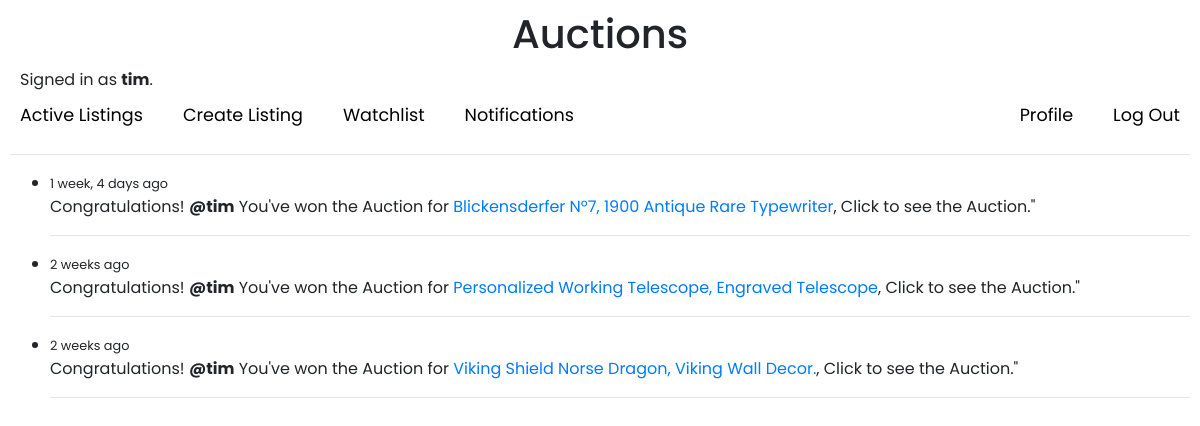
/Notifications (signed in), run on the app's committed database.
### auctions/models.py (models this page shows, shortened)
class User(AbstractUser):
    @cached_property
    def unread_notification_count(self):
        return Notification.objects.filter(user=self, is_read=False).count()

class Notification(models.Model):
    user = models.ForeignKey(User, on_delete=models.CASCADE)
    listing = models.ForeignKey(AuctionListing, on_delete=models.CASCADE)
    is_read = models.BooleanField(default=False)
    created = models.DateTimeField(auto_now_add=True)
    class Meta:
        ordering = ['-created']

class AuctionListing(models.Model):
    owner = models.ForeignKey(User, on_delete=models.CASCADE, related_name='listings')
    title = models.CharField(max_length=50)
    description = models.CharField(max_length=500, null=True, blank=True)
    primary_price = models.FloatField()
    imageUrl = models.URLField(null=True, blank=True)
    is_active = models.BooleanField(default=True)
    category = models.ForeignKey(Category, on_delete=models.CASCADE, related_name='categoryListings', null=True, blank=True)
    updated = models.DateTimeField(auto_now=True)
    created = models.DateTimeField(auto_now_add=True)
    class Meta:
        ordering = ['-created']
    def __str__(self):
        return self.title

### auctions/views.py (the view)
# urls.py: path("Notifications", views.Notifications, name="Notifications"),
@login_required(login_url='login')
def Notifications(request):
    notifications = Notification.objects.filter(user=request.user)
    notifications.update(is_read=True)
    context = {"notifications":notifications}
    return render(request, 'auctions/Notifications.html', context)

### auctions/templates/auctions/Notifications.html
{% extends "auctions/layout.html" %}
{% block body %}
<div>
    {% if notifications %}
    <ul>
        {% for notification in notifications %}
            <li>
                <small> {{ notification.created|timesince }} ago</small>
                <p>Congratulations! <strong>@{{notification.user}}</strong>
                    You've won the Auction for <a href="{% url 'listingPage' notification.listing.id%}">{{notification.listing}}</a>, Click to see the Auction."</p>
                <hr>
            </li>
        {% endfor %}
    </ul>
    {% else %}
    <h2>No Notifications</h2>
    {% endif %}
</div>
{% endblock %}

### auctions/templates/auctions/layout.html (shortened to what this page needs)
{% load static %}
<!DOCTYPE html>
<html lang="en">
    <head>
        <link rel="stylesheet" href="https://stackpath.bootstrapcdn.com/bootstrap/4.4.1/css/bootstrap.min.css">
        <link href="{% static 'auctions/styles.css' %}" rel="stylesheet">
    </head>
    <body>
        <h1 class="title">Auctions</h1>
        <div class="signedUser">
            {% if user.is_authenticated %}
                Signed in as <strong>{{ user.username }}</strong>.
            {% else %}
                Not signed in.
            {% endif %}
        </div>
        <ul class="nav">
            <li class="nav-item left-links">
                <a class="nav-link" href="{% url 'index' %}">Active Listings</a>
                {% if user.is_authenticated %}
                <a class="nav-link" href="{% url 'CreateListing' %}">Create Listing</a>
                <a class="nav-link" href="{% url 'watchlistPage' %}">Watchlist</a>
                <a class="nav-link {% if user.unread_notification_count > 0 %}has-unread{% endif %}" href="{% url 'Notifications' %}">Notifications
                </a>
                {% endif %}
            </li>
            {% if user.is_authenticated %}
                <li class="nav-item right-links">
                    <a class="nav-link" href="{% url 'Profile' %}">Profile</a>
                    <a class="nav-link" href="{% url 'logout' %}">Log Out</a>
                </li>
            {% else %}
                <li class="nav-item right-links">
                    <a class="nav-link" href="{% url 'login' %}">Log In</a>
                    <a class="nav-link" href="{% url 'register' %}">Register</a>
                </li>
            {% endif %}
        </ul>
        <hr>
        {% block body %}
        {% endblock %}
    </body>
</html>

### auctions/static/auctions/styles.css (style rules this page uses)
body { padding: 10px; font-family: 'Poppins', sans-serif; }
body .title { text-align: center; margin-bottom: 10px; }
.signedUser { margin-left: 10px; }
.nav { display: flex; justify-content: space-between; list-style: none; padding: 0; margin: 0; }
.nav-item { margin: 0; }
.nav-link { text-decoration: none; padding: 10px; }
.right-links { display: flex; align-items: center; gap: 20px; }
.left-links { display: flex; align-items: center; gap: 20px; }
.nav-item a { color: black; font-size: 1.1em; }

### data on the page
User: username "tim"
Notification: created "1 week, 4 days", user "tim", listing "Blickensderfer Nº7, 1900 Antique Rare Typewriter"
Notification: created "2 weeks", user "tim", listing "Personalized Working Telescope, Engraved Telescope"
Notification: created "2 weeks", user "tim", listing "Viking Shield Norse Dragon, Viking Wall Decor."
